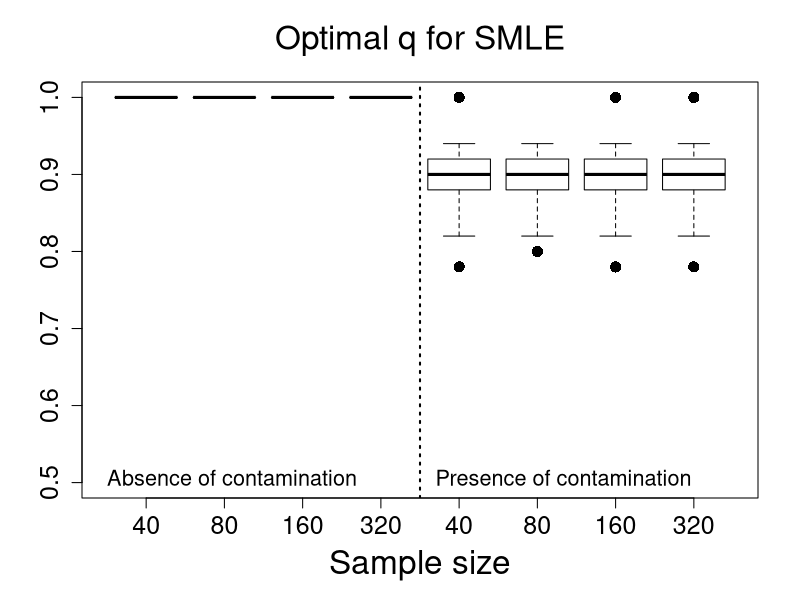
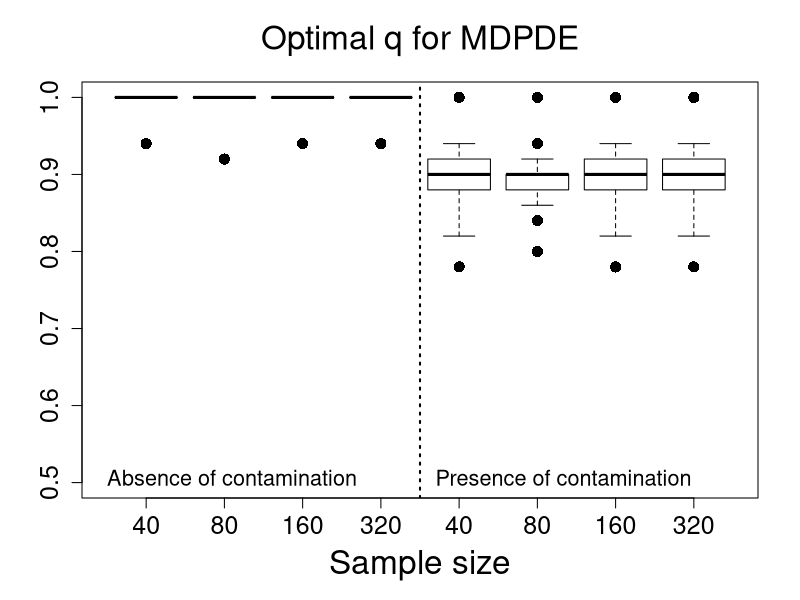

Generate these figures, in order, with R:
#***********************optimal tuning values***************#
rm(list=ls())

data40 <- read.table("Qoptimal_Scenario2_n40.txt", h=T)
data80 <- read.table("Qoptimal_Scenario2_n80.txt", h=T)
data160 <- read.table("Qoptimal_Scenario2_n40.txt", h=T)
data320 <- read.table("Qoptimal_Scenario2_n40.txt", h=T)

SMLE_n40 <-  data40$qoptimal_SMLE;     SMLEC_n40 <-   data40$qoptimal_SMLE_C
MDPDE_n40 <- data40$qoptimal_MDPDE;    MDPDEC_n40 <-  data40$qoptimal_MDPDE_C
SMLE_n80 <-  data80$qoptimal_SMLE;     SMLEC_n80 <-   data80$qoptimal_SMLE_C
MDPDE_n80 <- data80$qoptimal_MDPDE;    MDPDEC_n80 <-  data80$qoptimal_MDPDE_C
SMLE_n160 <- data160$qoptimal_SMLE;    SMLEC_n160 <-  data160$qoptimal_SMLE_C
MDPDE_n160 <-data160$qoptimal_MDPDE;   MDPDEC_n160 <- data160$qoptimal_MDPDE_C
SMLE_n320 <- data320$qoptimal_SMLE;    SMLEC_n320 <-  data320$qoptimal_SMLE_C
MDPDE_n320 <-data320$qoptimal_MDPDE;   MDPDEC_n320 <- data320$qoptimal_MDPDE_C

#==================================================================
#==================================================================

par(mfrow=c(1,1))

boxplot(SMLE_n40,SMLE_n80,SMLE_n160,SMLE_n320,SMLEC_n40,SMLEC_n80,SMLEC_n160,SMLEC_n320
,main=expression( paste("Optimal ", q, " for SMLE")),
xlab="Sample size",ylab="",names=c(40,80, 160, 320,40,80, 160, 320),outline=T,
ylim=c(0.5,1.0), cex=1.5,cex.lab=2.0,cex.axis=1.5,cex.main=2.0, pch=16, col=NULL)
#abline(1.0,0,col=2,lty=2,lwd=2)
abline(v=4.5,lty=3,lwd=2)
legend(0.0,0.54,"Absence of contamination",bty="n",cex=1.3)
legend(4.2,0.54,"Presence of contamination",bty="n",cex=1.3)


boxplot(MDPDE_n40,MDPDE_n80,MDPDE_n160,MDPDE_n320,MDPDEC_n40,MDPDEC_n80,MDPDEC_n160,MDPDEC_n320,
main=expression( paste("Optimal ", q, " for MDPDE")),
xlab="Sample size",ylab="",names=c(40,80, 160, 320,40,80, 160, 320),outline=T,
ylim=c(0.5,1.0), cex=1.5,cex.lab=2.0,cex.axis=1.5,cex.main=2.0, pch=16, col=NULL)
abline(v=4.5,lty=3,lwd=2)
legend(0.0,0.54,"Absence of contamination",bty="n",cex=1.3)
legend(4.2,0.54,"Presence of contamination",bty="n",cex=1.3)







